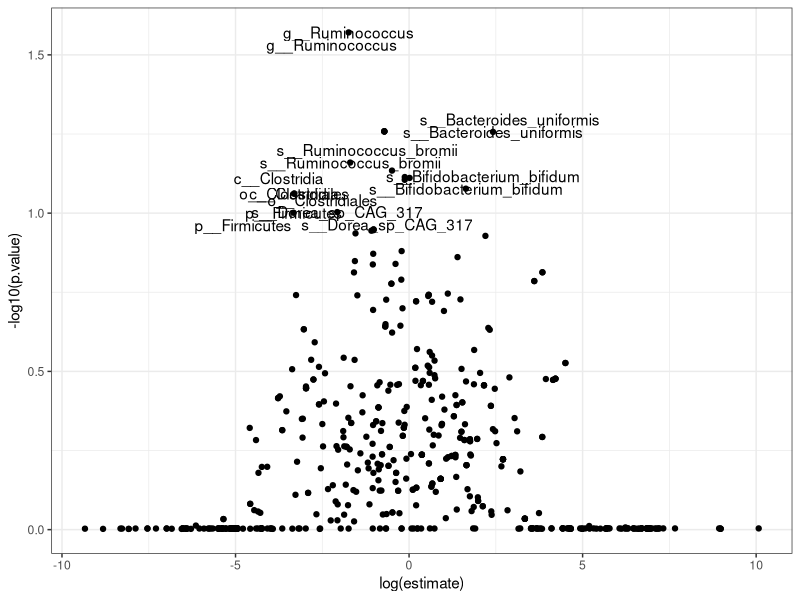

R code for this plot:
## ---- chunk 1
knitr::opts_chunk$set(echo = TRUE)

library(ggplot2)
library(tidyverse)
library(ggrepel)
## ---- chunk 2
#DF <- read.csv("/Users/mari/Desktop/mitox/data/modelling_AE-with-mics_baseline.csv")
DF <- read.csv("../data/modelling_AE-with-mics_baseline.csv")
## ---- chunk 3
p <- DF$p.value
p.adjust(p, method = "bonferroni")
## ---- chunk 4
DF <-DF %>%
  mutate(new.estimate = ifelse(estimate > 0, log(estimate), log(abs(estimate))*-1))
## ---- chunk 5
# filter labels to p.value < 0.06
DF <- DF %>%
  mutate(taxa = ifelse(p.value < 0.1 & (new.estimate < -1.5 | new.estimate > 1.5), sub("^.+\\.", "", term), NA))
## ---- chunk 6
ggplot(data = DF, aes(x = new.estimate, y = -log10(p.value), label=taxa)) + geom_point() + theme_bw() + labs(x="log(estimate)") + geom_text() + geom_text_repel()
